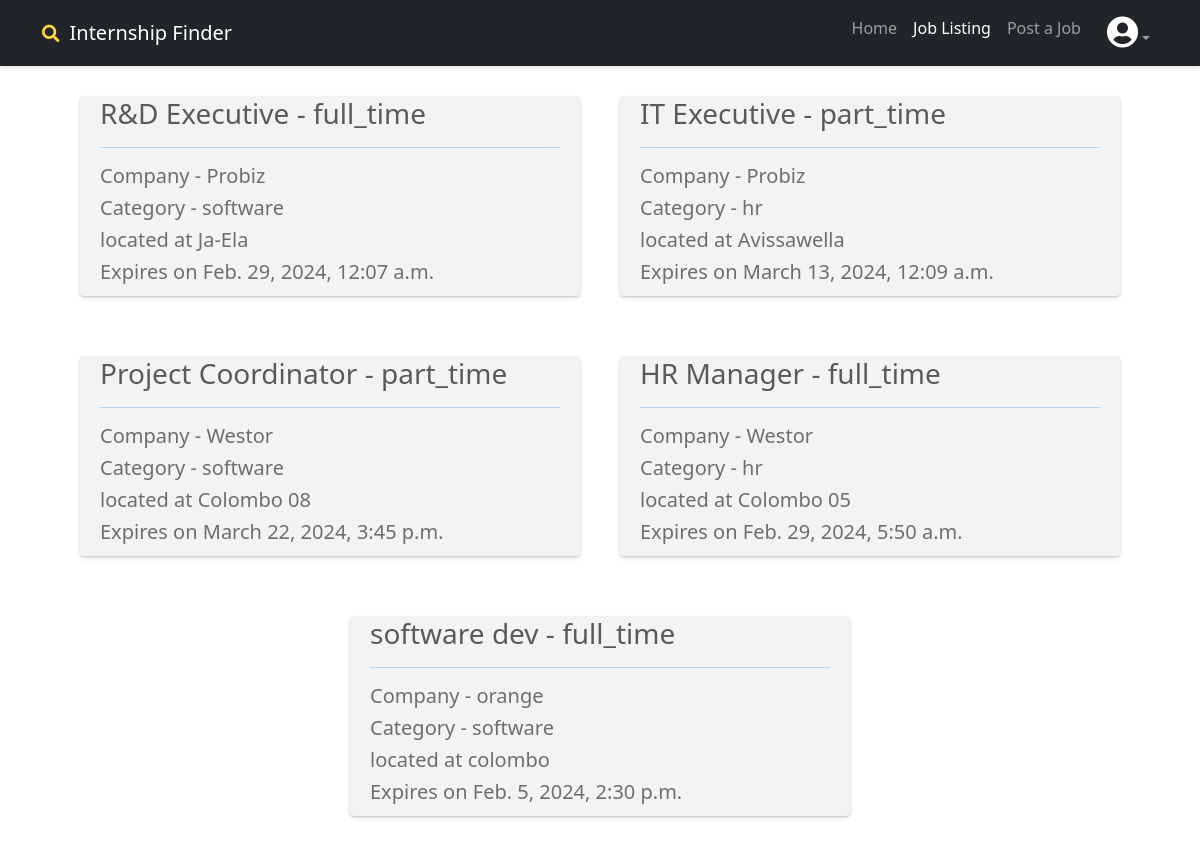
/internship-finder/user_job_list/ (signed in), run on the app's committed database.
### finder/models.py (models this page shows, shortened)
class Job(models.Model):
    id = models.AutoField(primary_key=True)
    company = models.ForeignKey(Company, on_delete=models.CASCADE)
    title = models.CharField(max_length=255)
    description = models.TextField()
    email = models.EmailField()
    time_date = models.DateTimeField()
    skill = models.CharField(max_length=255)
    job_type = models.CharField(max_length=30)
    location = models.CharField(max_length=100)
    category = models.CharField(max_length=50)

class Company(models.Model):
    id = models.AutoField(primary_key=True)
    user = models.OneToOneField(User, on_delete=models.CASCADE)
    company_name = models.CharField(max_length=30)
    company_address = models.TextField()
    company_bio = models.TextField(blank=True, null=True)
    website = models.URLField()
    contact_number = models.CharField(max_length=10)
    email = models.EmailField()
    type = models.CharField(max_length=15, default='company')
    def __str__(self):
        return self.company_name

### finder/views.py (the view)
# urls.py: path('user_job_list/', views.user_job_list, name='user_job_list'),
def user_job_list(request):
    if request.user.is_authenticated:
        try:
            user1 = Company.objects.get(user=request.user)
            all_jobs = Job.objects.all()
            context = {'joblist': all_jobs, 'user_type': 'company','profile': user1}
        except Company.DoesNotExist:
            user1 = Student.objects.get(user=request.user)
            suggested_jobs = Job.objects.filter(category=user1.category)
            context = {'joblist': suggested_jobs ,'user_type': 'student','profile': user1}
        return render(request, 'user_job_list.html', context)
    all_jobs = Job.objects.all()
    context = {'joblist': all_jobs}
    return render(request, 'user_job_list.html', context)

### finder/templates/user_job_list.html (shortened to what this page needs)
{% extends 'basic.html' %}
{% block job_listing %} active {% endblock %}
{% block body %}
<div class="responsive">
    {% if joblist %}
        {% for Job in joblist %}
            <div class="list">
                <a style="text-decoration: none;" href="{% url 'job_details' job_id=Job.id %}">
                    <h3>{{Job.title}} - {{Job.job_type}}</h3><hr>
                    <h5>Company - {{Job.company}}</h5>
                    <h5>Category - {{Job.category}}</h5>
                    <h5>located at {{Job.location}}</h5>
                    <h5 class="expire_date">Expires on {{Job.time_date}}</h5>
                </a>
            </div>
        {% endfor %}
    {% else %}
        <h1 style="color: #585858; margin-top: 200px;">There is no content available for display at this time.</h1>
    {% endif %}
</div>
{% endblock %}

### data on the page
Job: title "R&D Executive", job_type "full_time", company "Probiz", category "software", location "Ja-Ela", time_date "Feb. 29, 2024, 12:07 a.m."
Job: title "IT Executive", job_type "part_time", company "Probiz", category "hr", location "Avissawella", time_date "March 13, 2024, 12:09 a.m."
Job: title "Project Coordinator", job_type "part_time", company "Westor", category "software", location "Colombo 08", time_date "March 22, 2024, 3:45 p.m."
Job: title "HR Manager", job_type "full_time", company "Westor", category "hr", location "Colombo 05", time_date "Feb. 29, 2024, 5:50 a.m."
Job: title "software dev", job_type "full_time", company "orange", category "software", location "colombo", time_date "Feb. 5, 2024, 2:30 p.m."
